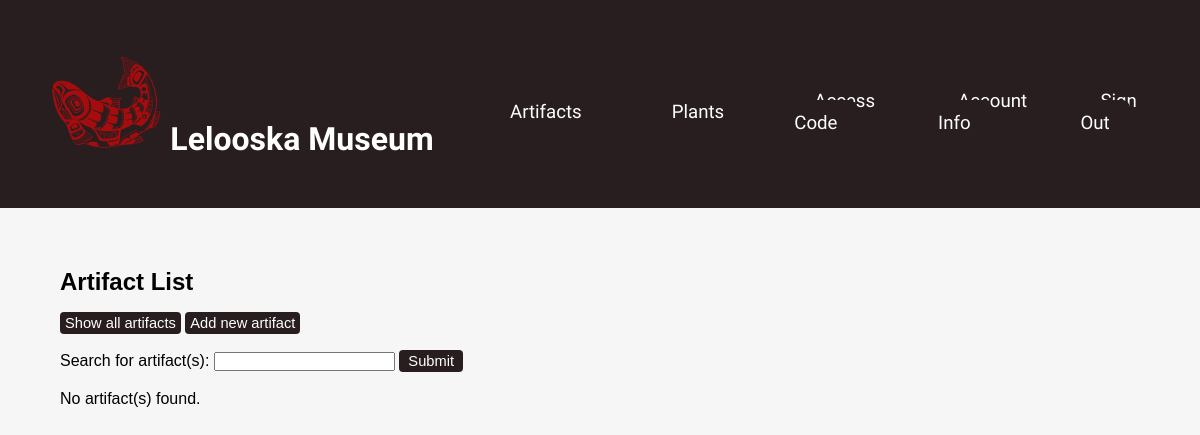
The app's page /phpApp/artifactList.php?s=Moose Antlers (signed in), older data.
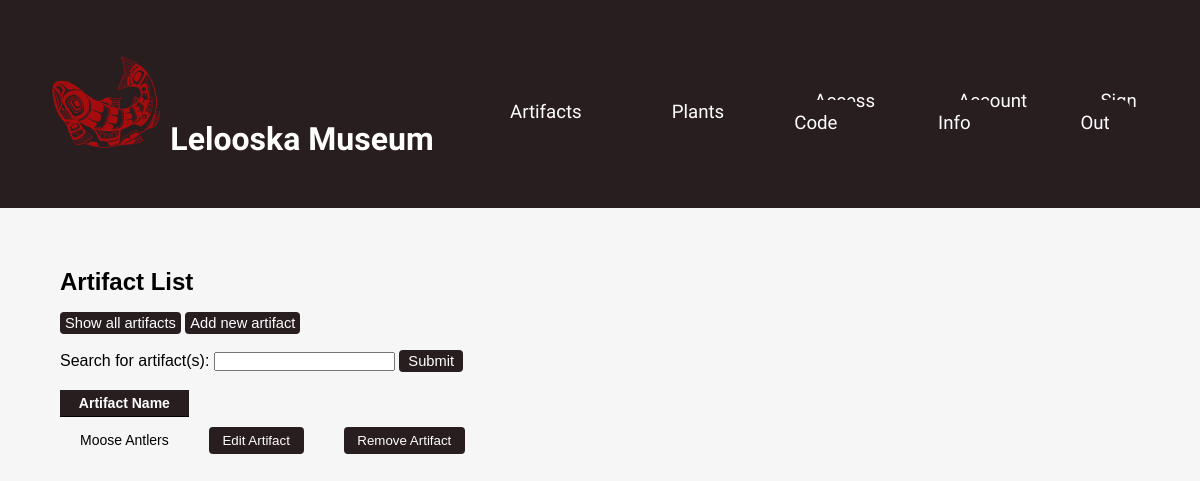
The same page, newer data.
### tables this page shows
CREATE TABLE Entry (
    	entryID INTEGER NOT NULL PRIMARY KEY,
    	entryName TEXT NOT NULL,
    	entryDescription TEXT,
    	entryType TEXT NOT NULL
);

### phpApp/artifactList.php (the view, shortened to what this page needs)
<!DOCTYPE html>
<html>
<head>
    <link rel="stylesheet" href="styles.css" />
</head>
<body>
    <div class="page">
        <header class="menu-container">
                <h1 class="logo">
                    <img src="./media/salmon.png" width=auto height=100 >
                    <a class="logo-link" href="./artifactList.php">Lelooska Museum</a>
                </h1>
                <nav class="menu">
                    <li><a class="nav-link" href="./artifactList.php">Artifacts</a></li>
                    <li><a class="nav-link" href="./plantList.php">Plants</a></li>
                    <li><a class="nav-link" href="./accessCode.php">Access Code</a></li>
                    <li><a class="nav-link" href="./account.php">Account Info</a></li>
                    <li><a class="nav-link" href="./signOut.php">Sign Out</a></li>
                </nav>
            </header>
        <article class="content">
            <header>
                <h2>Artifact List</h2>
            </header>
            <div class="showStoreContainer">
                <div class="showStoreSubmenu">
                    <br>
                    <div>
                        <a href="artifactList.php" class="strong-button small">Show all artifacts</a>
                        <a href="addArtifact.php" class="strong-button small">Add new artifact</a>
                    </div>
                    <br>
                    <div>
                        <form action="artifactList.php" method="get">
                            <label for="s">Search for artifact(s):</label>
                            <input type="search" name="s" required>
                            <input type="submit" class="strong-button small" value=" Submit " />
                        </form>
                    </div>
                <div class="tableContainer">
                    <?php
                        $db_file = './museum.db';
                        try {
                            $db = new PDO('sqlite:' . $db_file);
                            $db->setAttribute(PDO::ATTR_ERRMODE, PDO::ERRMODE_EXCEPTION);
                            if (isset($_GET['s'])) {
                                $stmt = $db->prepare("select * from Entry where entryType = 'artifact' and entryName like ? order by entryName");
                                $stmt->execute(["%".$_GET["s"]."%"]);
                                $t = $stmt->fetchAll(PDO::FETCH_ASSOC);
                                if (empty($t)){
                                    echo("<br>No artifact(s) found.");
                                }
                                else{
                                    echo '<br>
                                    <table>
                                        <thead>
                                            <tr>
                                            <th>Artifact Name</th>
                                            </tr>
                                        </thead>
                                        <tbody>';
                                    foreach($t as $tuple){
                                        echo '<tr>
                                                <td>'.$tuple['entryName'].'</td>
                                                <form action="editArtifact.php?ID='.$tuple['entryID'].'" method="post">
                                                <td><input type="submit" value=" Edit Artifact "></td>
                                                </form>
                                                <form action="remove.php?ID='.$tuple['entryID'].'&type=artifact" method="post">
                                                <td><input type="submit" value=" Remove Artifact "></td>
                                                </form>
                                            </tr>';
                                    }
                                    echo '</tbody>
                                    </table>';
                                }
                            }
                        }
                        catch(PDOException $e) {
                            die('Exception : '.$e->getMessage());
                        }
                    ?>
                </div>
            </div>
        </article>
    </div>
</body>
</html>

Row changes from the older to the newer data that the page shows:
added entry: entryName "Moose Antlers"
Text that changed along with them:
text no longer shown: "No artifact(s) found."
text now shown: "Artifact Name"
